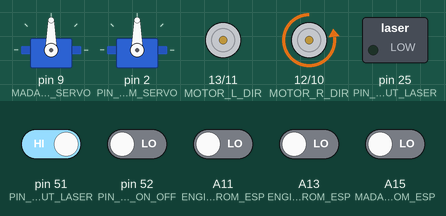
Recording of a sketch running on a simulated Arduino Mega 2560, built with avr-gcc and run on an emulated ATmega2560. Shown: 2 × servo, direction and speed pins drawn as motors (green arrow = direction pin HIGH = forward, orange = LOW = backward, longer = more drive), switched loads named in the sketch (green lamp = pin HIGH). Inputs (shaded band) come from the test bench; at power-on: pin 51 (PIN_INPUT_LASER) HIGH, A11 (ENGINES_SLIDER_R_PIN_INPUT_FROM_ESP), A13 (ENGINES_SLIDER_L_PIN_INPUT_FROM_ESP), A15 (MADAF_SERVO_PIN_INPUT_FROM_ESP), pin 52 (PIN_INPUT_SERVO_ON_OFF) LOW.

Above: at 4.2 s.
4.3 s: pin 52 (PIN_INPUT_SERVO_ON_OFF) driven HIGH
At 7.2 s:
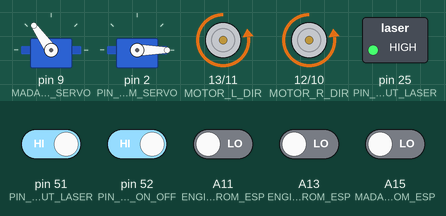
7.6 s: pin 51 (PIN_INPUT_LASER) driven LOW
At 9.5 s:
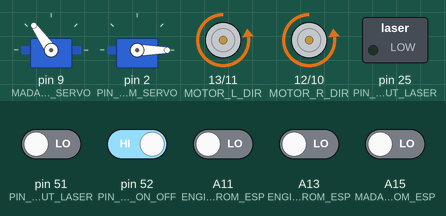
10.7 s: pin 51 (PIN_INPUT_LASER) driven HIGH
At 13.1 s:
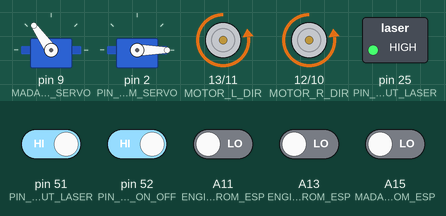
13.8 s: pin 52 (PIN_INPUT_SERVO_ON_OFF) driven LOW
At 16.7 s:
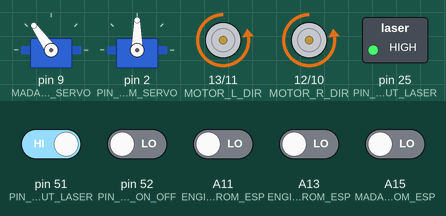
Timing chart, 0 to 17.9 s (numbered marks = the images above; inputs shaded):
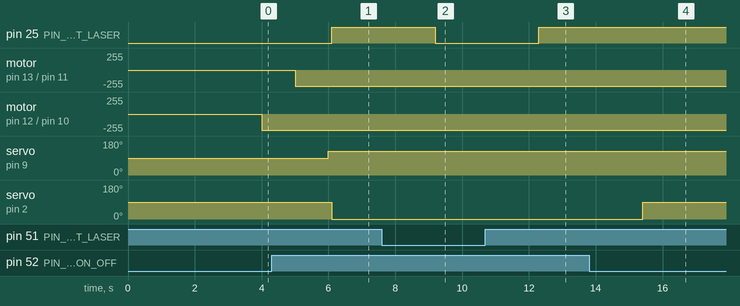

Measured:
- after the input at 4.3 s, servo on pin 2 (PIN_PWM_SERVO): 90° → 0° after 1.8 s
- after the input at 7.6 s, pin 25 (PIN_OUTPUT_LASER): HIGH → LOW after 1.6 s
- after the input at 10.7 s, pin 25 (PIN_OUTPUT_LASER): LOW → HIGH after 1.6 s
- after the input at 13.8 s, servo on pin 2 (PIN_PWM_SERVO): 0° → 90° after 1.6 s

The sketch:

engineers_koors_entire_proj_ver02_final_no_prints.ino
```cpp
//entire proj ver02

//INCLUDES:
//madaf_servo_ver02: //and for delet
#include <Servo.h>

//wires connections :
//arduino: | esp:
//engines motors:
// A11     | GP5(D1)                        //motor r slider
// A13     | GP4(D2)                        //motor l slider
// D12     | ------  //on motor shield      //motor r dir
// D10     | ------  //on motor shield      //motor r speed
// D13     | ------  //on motor shield      //motor l dir
// D11     | ------  //on motor shield      //motor l speed
//madaf_servo:
// A15     | GP0(D3)                        //madaf servo slider
// D09     | ------  //on motor shield      //madaf servo input
//delet:
// D52     | GP02(D4)                        //delet servo on/off
// D02     | ------  //on motor shield      //delet servo input
//laser:
// D51     | GP12(D5)                       //laser on/off
// D25     | ------                         //laser output

//PINS DEFINES:
//engines motors_ver01
//INPUTS PINS:
int ENGINES_SLIDER_R_PIN_INPUT_FROM_ESP = A11; //analog data from esp //A14 to GP5(D1)
int ENGINES_SLIDER_L_PIN_INPUT_FROM_ESP = A13; //analog data from esp //A13 to GP4(D2)
int MOTOR_R_DIR = 12; //motor shield
int MOTOR_R_SPEED = 10; //motor shield
int MOTOR_L_DIR = 13; //motor shield
int MOTOR_L_SPEED = 11; //motor shield
//madaf_servo_ver02:
//INPUTS PINS:
int MADAF_SERVO_PIN_INPUT_FROM_ESP = A15; //analog data from esp //A15 to GP4(D3)
int MADAF_SERVO_PIN_INPUT_FROM_SERVO = 9; //digital pin in arduino (orange wire) //D9 on motor shield
//delet_ver01:
//INPUTS PINS:
#define PIN_INPUT_SERVO_ON_OFF 52 //D52 TO GP02(D4)
#define PIN_PWM_SERVO 2 //(orange wire)
//laser on/off:
#define PIN_INPUT_LASER 51 //D53 TO GP12(D5)
#define PIN_OUTPUT_LASER 25

//VALUE FROM ESP INPUT DEFINES:
//engines motors_ver01
#define ENGINES_MOTORS_REVERSE_TRESH_HOLD 400
#define ENGINES_MOTORS_BREAK_TRESH_HOLD 550
#define ENGINES_MOTORS_FORWARD_TRESH_HOLD 950
//madaf_servo_ver02:
//ESP VALUES INPUTS DEFINES:
#define ESP_MIN_INPUT 20
#define ESP_MAX_INPUT 950

//FUNCTIONS SIGNATURES:
//engines motors_ver01
void reverse_r(unsigned long engines_slider_r_input_from_esp_value);
void break_r(unsigned long engines_slider_r_input_from_esp_value);
void forward_r(unsigned long engines_slider_r_input_from_esp_value);
void reverse_l(unsigned long engines_slider_l_input_from_esp_value);
void break_l(unsigned long engines_slider_l_input_from_esp_value);
void forward_l(unsigned long engines_slider_l_input_from_esp_value);
//madaf_servo_ver02:
void create_arr_dyn(float *arr, int arr_min_value, int arr_max_value, float hop_len);
int arr_size = 0;
void Angle_(void);

//VARIABLES:
//engines motors_ver01
#define MAX_SPEED 255
unsigned long engines_slider_r_input_from_esp_value = 0;
unsigned long engines_slider_l_input_from_esp_value = 0;
float motor_r_speed_unnormalized ;
float motor_r_speed_normalized;
float motor_l_speed_unnormalized ;
float motor_l_speed_normalized;
//madaf_servo_ver02:
//ANGLES DEFINES:
#define MADAF_SERVO_INIT_ANGLE 90
#define MADAF_SERVO_MADAF_SERVO_MAX_ANGLE_TO_ROTATE 35
#define MADAF_SERVO_ANGLE_HOP 5
// Create a servo object
Servo Madaf_Servo;
int MADAF_SERVO_MIN_ANGLE;
int MADAF_SERVO_MAX_ANGLE;
int madaf_servo_angle_arr_len ;
float madaf_servo_angle_arr[100];
int esp_input_hops;
unsigned long esp_input;
int madaf_servo_angle_index_arr;
float madaf_servo_angle;
//delet_ver01:
#define SERVO_INIT_ANGLE 90
#define SERVO_FINAL_ANGLE 0
Servo servo_delet;
int angle = SERVO_INIT_ANGLE;
//laser on/off:
int Flag_Input_Laser;


void setup()
{

/////////////////////////////////////////////////
  //engines motors_ver01
  //Serial.begin(9600);
  //inputs
  pinMode(ENGINES_SLIDER_R_PIN_INPUT_FROM_ESP, INPUT);
  pinMode(ENGINES_SLIDER_L_PIN_INPUT_FROM_ESP, INPUT);

  //outputs
  pinMode(MOTOR_R_DIR, OUTPUT);
  pinMode(MOTOR_R_SPEED, OUTPUT);
  pinMode(MOTOR_L_DIR, OUTPUT);
  pinMode(MOTOR_L_SPEED, OUTPUT);

/////////////////////////////////////////////////

//madaf_servo_ver02:
//  Serial.begin(9600);

  MADAF_SERVO_MIN_ANGLE = MADAF_SERVO_INIT_ANGLE - MADAF_SERVO_MADAF_SERVO_MAX_ANGLE_TO_ROTATE ;
  MADAF_SERVO_MAX_ANGLE = MADAF_SERVO_INIT_ANGLE + MADAF_SERVO_MADAF_SERVO_MAX_ANGLE_TO_ROTATE ;

  //create an arr of angles
  madaf_servo_angle_arr_len = (MADAF_SERVO_MAX_ANGLE - MADAF_SERVO_MIN_ANGLE) / MADAF_SERVO_ANGLE_HOP + 1;
  create_arr_dyn(&madaf_servo_angle_arr[0], MADAF_SERVO_MIN_ANGLE, MADAF_SERVO_MAX_ANGLE, MADAF_SERVO_ANGLE_HOP);
  //  for (int i = 0; i < madaf_servo_angle_arr_len; i++)
  //  {
  //    Serial.println(madaf_servo_angle_arr[i]);
  //  }

  esp_input_hops = (ESP_MAX_INPUT - ESP_MIN_INPUT) / madaf_servo_angle_arr_len;

  //Serial.println(esp_input_hops);

  // We need to attach the servo to the used pin number
  Madaf_Servo.attach(MADAF_SERVO_PIN_INPUT_FROM_SERVO);
//  madaf_servo_angle = MADAF_SERVO_INIT_ANGLE;
  Madaf_Servo.write(MADAF_SERVO_INIT_ANGLE);

/////////////////////////////////////////////////

//delet_ver01:
  pinMode(PIN_INPUT_SERVO_ON_OFF, INPUT);

  servo_delet.attach(PIN_PWM_SERVO);
  servo_delet.write(angle);

/////////////////////////////////////////////////

//laser on/off:
  pinMode(PIN_INPUT_LASER,INPUT);
  pinMode(PIN_OUTPUT_LASER,OUTPUT);

/////////////////////////////////////////////////
}

void loop()
{

/////////////////////////////////////////////////
  //engines motors_ver01:
  engines_slider_r_input_from_esp_value = pulseIn(ENGINES_SLIDER_R_PIN_INPUT_FROM_ESP, HIGH);
    if (engines_slider_r_input_from_esp_value<=ESP_MIN_INPUT)
  {
    engines_slider_r_input_from_esp_value = ESP_MIN_INPUT;
  }
  if (engines_slider_r_input_from_esp_value>=ESP_MAX_INPUT)
  {
    engines_slider_r_input_from_esp_value = ESP_MAX_INPUT;
  }

  if (engines_slider_r_input_from_esp_value <= ENGINES_MOTORS_REVERSE_TRESH_HOLD)
  {
    reverse_r(engines_slider_r_input_from_esp_value);
  }
  else if (engines_slider_r_input_from_esp_value >= ENGINES_MOTORS_REVERSE_TRESH_HOLD && engines_slider_r_input_from_esp_value <= ENGINES_MOTORS_BREAK_TRESH_HOLD)
  {
    break_r(engines_slider_r_input_from_esp_value);
  }
  else
  {
    forward_r(engines_slider_r_input_from_esp_value);
  }
///
  engines_slider_l_input_from_esp_value = pulseIn(ENGINES_SLIDER_L_PIN_INPUT_FROM_ESP, HIGH);
    if (engines_slider_l_input_from_esp_value<=ESP_MIN_INPUT)
  {
    engines_slider_l_input_from_esp_value = ESP_MIN_INPUT;
  }
  if (engines_slider_l_input_from_esp_value>=ESP_MAX_INPUT)
  {
    engines_slider_l_input_from_esp_value = ESP_MAX_INPUT;
  }

  if (engines_slider_l_input_from_esp_value <= ENGINES_MOTORS_REVERSE_TRESH_HOLD)
  {
    reverse_l(engines_slider_l_input_from_esp_value);
  }
  else if (engines_slider_l_input_from_esp_value >= ENGINES_MOTORS_REVERSE_TRESH_HOLD && engines_slider_l_input_from_esp_value <= ENGINES_MOTORS_BREAK_TRESH_HOLD)
  {
    break_l(engines_slider_l_input_from_esp_value);
  }
  else
  {
    forward_l(engines_slider_l_input_from_esp_value);
  }
/////////////////////////////////////////////////

//madaf_servo_ver02:
  Angle_();

/////////////////////////////////////////////////

//delet_ver01:
  // scan from SERVO_INIT_ANGLE to SERVO_FINAL_ANGLE degrees
  if (digitalRead(PIN_INPUT_SERVO_ON_OFF) == HIGH)
  {
    //Serial.println("delet servo is on");
    servo_delet.write(SERVO_FINAL_ANGLE);
  }
  else
  {
    //Serial.println("delet servo is off");
    servo_delet.write(SERVO_INIT_ANGLE);
  }

/////////////////////////////////////////////////

//laser on/off:
  Flag_Input_Laser = digitalRead(PIN_INPUT_LASER);
  if(Flag_Input_Laser == LOW)
  {
    //Serial.println("laser is off");
    digitalWrite(PIN_OUTPUT_LASER,LOW);
  }
    if(Flag_Input_Laser == HIGH)
  {
    //Serial.println("laser servo is on");
    digitalWrite(PIN_OUTPUT_LASER,HIGH);
  }


/////////////////////////////////////////////////
}

//////////////////////////////////////////////////////////////////////////////////////////////////////////////////////
//FUNCTIONS:

////////////////////////////////////////////////////////////////////////
//engines motors_ver01:
void reverse_r(unsigned long engines_slider_r_input_from_esp_value)
{
  //Serial.print("motor r reverse, speed input slider:");
  //Serial.println(engines_slider_r_input_from_esp_value);

  motor_r_speed_unnormalized = (ENGINES_MOTORS_REVERSE_TRESH_HOLD - engines_slider_r_input_from_esp_value);
  //Serial.print("motor_r_speed_unnormalized:");
  //Serial.println(motor_r_speed_unnormalized);
  motor_r_speed_normalized = (motor_r_speed_unnormalized / ENGINES_MOTORS_REVERSE_TRESH_HOLD) * 255;
  //Serial.print("motor_r_speed_normalized:");
  //Serial.println(motor_r_speed_normalized);

  if (motor_r_speed_normalized >= MAX_SPEED)
  {
    motor_r_speed_normalized = MAX_SPEED;
  }

  digitalWrite(MOTOR_R_DIR, LOW); //reverse
  analogWrite(MOTOR_R_SPEED, motor_r_speed_normalized);

  //Serial.println();

}

void reverse_l(unsigned long engines_slider_l_input_from_esp_value)
{
  //Serial.print("motor l reverse, speed input slider:");
  //Serial.println(engines_slider_l_input_from_esp_value);

  motor_l_speed_unnormalized = (ENGINES_MOTORS_REVERSE_TRESH_HOLD - engines_slider_l_input_from_esp_value);
  //Serial.print("motor_l_speed_unnormalized:");
  //Serial.println(motor_l_speed_unnormalized);
  motor_l_speed_normalized = (motor_l_speed_unnormalized / ENGINES_MOTORS_REVERSE_TRESH_HOLD) * 255;
  //Serial.print("motor_l_speed_normalized:");
  //Serial.println(motor_l_speed_normalized);

  if (motor_l_speed_normalized >= MAX_SPEED)
  {
    motor_l_speed_normalized = MAX_SPEED;
  }

  digitalWrite(MOTOR_L_DIR, LOW); //reverse
  analogWrite(MOTOR_L_SPEED, motor_l_speed_normalized);

  //Serial.println();

}

void break_r(unsigned long engines_slider_r_input_from_esp_value)
{
  //Serial.print("motor r breake, speed input slider:");
  //Serial.println(engines_slider_r_input_from_esp_value);

  motor_r_speed_normalized = 0;
  //Serial.print("motor_r_speed_normalized:");
  //Serial.println(motor_r_speed_normalized);

  analogWrite(MOTOR_R_SPEED, motor_r_speed_normalized);

  //Serial.println();
}

void break_l(unsigned long engines_slider_l_input_from_esp_value)
{
  //Serial.print("motor l breake, speed input slider:");
  //Serial.println(engines_slider_l_input_from_esp_value);

  motor_l_speed_normalized = 0;
  //Serial.print("motor_l_speed_normalized:");
  //Serial.println(motor_l_speed_normalized);

  analogWrite(MOTOR_L_SPEED, motor_l_speed_normalized);

  //Serial.println();
}

void forward_r(unsigned long engines_slider_r_input_from_esp_value)
{
  if (engines_slider_r_input_from_esp_value >= 1023)
  {
    engines_slider_r_input_from_esp_value = 1023;
  }
  //Serial.print("motor r forward, speed input slider:");
  //Serial.println(engines_slider_r_input_from_esp_value);

  motor_r_speed_unnormalized = (engines_slider_r_input_from_esp_value - ENGINES_MOTORS_BREAK_TRESH_HOLD);
  //Serial.print("motor_r_speed_unnormalized:");
  //Serial.println(motor_r_speed_unnormalized);
  motor_r_speed_normalized = (motor_r_speed_unnormalized / (ENGINES_MOTORS_FORWARD_TRESH_HOLD - ENGINES_MOTORS_BREAK_TRESH_HOLD)) * 255;
  //Serial.print("motor_r_speed_normalized:");
  //Serial.println(motor_r_speed_normalized);

  if (motor_r_speed_normalized >= MAX_SPEED)
  {
    motor_r_speed_normalized = MAX_SPEED;
  }

  digitalWrite(MOTOR_R_DIR, HIGH); //forward
  analogWrite(MOTOR_R_SPEED, motor_r_speed_normalized);
  //Serial.println();
}

void forward_l(unsigned long engines_slider_l_input_from_esp_value)
{
  if (engines_slider_l_input_from_esp_value >= 1023)
  {
    engines_slider_l_input_from_esp_value = 1023;
  }
  //Serial.print("motor l forward, speed input slider:");
  //Serial.println(engines_slider_l_input_from_esp_value);

  motor_l_speed_unnormalized = (engines_slider_l_input_from_esp_value - ENGINES_MOTORS_BREAK_TRESH_HOLD);
  //Serial.print("motor_l_speed_unnormalized:");
  //Serial.println(motor_l_speed_unnormalized);
  motor_l_speed_normalized = (motor_l_speed_unnormalized / (ENGINES_MOTORS_FORWARD_TRESH_HOLD - ENGINES_MOTORS_BREAK_TRESH_HOLD)) * 255;
  //Serial.print("motor_l_speed_normalized:");
  //Serial.println(motor_l_speed_normalized);

  if (motor_l_speed_normalized >= MAX_SPEED)
  {
    motor_l_speed_normalized = MAX_SPEED;
  }

  digitalWrite(MOTOR_L_DIR, HIGH); //forward
  analogWrite(MOTOR_L_SPEED, motor_l_speed_normalized);
  //Serial.println();
}

////////////////////////////////////////////////////////////////////////
//madaf_servo_ver02:
void Angle_()
{
  esp_input = pulseIn(MADAF_SERVO_PIN_INPUT_FROM_ESP, HIGH);
  //Serial.print("angle esp_input ");
  //Serial.println(esp_input);
  if (esp_input<=ESP_MIN_INPUT)
  {
    esp_input = ESP_MIN_INPUT;
  }
  if (esp_input>=ESP_MAX_INPUT)
  {
    esp_input = ESP_MAX_INPUT;
  }
  madaf_servo_angle_index_arr = (esp_input / esp_input_hops);
  //Serial.print("madaf_servo_angle_index_arr ");
  //Serial.println(madaf_servo_angle_index_arr);
  if(madaf_servo_angle_index_arr < 0)
  {
    madaf_servo_angle_index_arr=0;
  }
    if(madaf_servo_angle_index_arr >= arr_size)
  {
    madaf_servo_angle_index_arr = arr_size-1;
  }
  madaf_servo_angle = madaf_servo_angle_arr[madaf_servo_angle_index_arr];
  //Serial.print("madaf_servo_angle ");
  //Serial.println(madaf_servo_angle);
  Madaf_Servo.write(madaf_servo_angle);

  delay(100);

  //Serial.println();
}

void create_arr_dyn(float *arr, int arr_min_value, int arr_max_value, float hop_len)
{
  //Serial.print("arr_min_value ");
  //Serial.println(arr_min_value);
  //Serial.print("arr_max_value ");
  //Serial.println(arr_max_value);
  //Serial.print("hop_len ");
  //Serial.println(hop_len);
  arr_size = (arr_max_value - arr_min_value) / hop_len + 1;
  //Serial.print("arr_size ");
  //Serial.println(arr_size);
  //Insert data off the array
  for (int i = 0; i < arr_size ; i++)
  {
    arr[i] = arr_min_value + (arr_size-1-i) * hop_len;
    //Serial.print("arr[");
    //Serial.print(i);
    //Serial.print("] = ");
    //Serial.println(arr[i]);
  }
  //Serial.println();
  delay(3000);
}

////////////////////////////////////////////////////////////////////////
```
